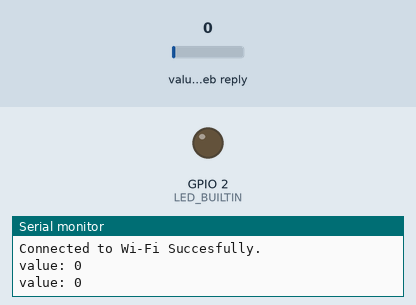
Recording of a sketch running on a simulated ESP8266 (NodeMCU). Shown: output pins drawn as LEDs (lit = HIGH, except the on-board LED, lit = LOW), the last lines printed to the serial monitor. The inputs (shaded band) are chosen by the test bench; at power-on: value in the web reply 0. WiFi joins after 1.5 s; servers stay silent unless stated; web services answer with replies made up by the test bench.

Above: at 9.4 s.
9.5 s: value in the web reply set to 2
At 12.2 s:
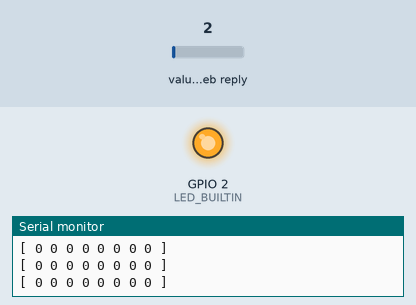
Timing chart, 0 to 20.0 s (numbered marks = the images above; inputs shaded):
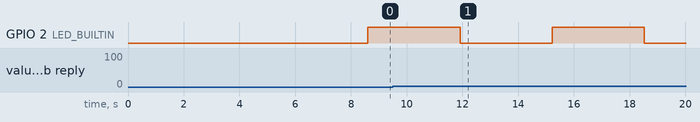

The sketch:

roomSwitch.ino.ino
```cpp
#include "ThingSpeak.h"
#include <ESP8266WiFi.h>
#include <math.h>

const char *ssid =  "Subhajyoti";     // replace with your wifi ssid and wpa2 key
const char *pass =  "917501205356";
int room[11][8] = { {0,0,0,0,0,0,0,0},
                    {0,0,0,0,0,0,0,0},
                    {0,0,0,0,0,0,0,0},
                    {0,0,0,0,0,0,0,0},
                    {0,0,0,0,0,0,0,0},
                    {0,0,0,0,0,0,0,0},
                    {0,0,0,0,0,0,0,0},
                    {0,0,0,0,0,0,0,0},
                    {0,0,0,0,0,0,0,0},
                    {0,0,0,0,0,0,0,0},
                    {0,0,0,0,0,0,0,0},
};
long prevValue = 0;
bool activeStatus = true;
WiFiClient  client;

//---------Channel Details---------//
unsigned long counterChannelNumber = 1270994;            // Channel ID
const char * myCounterReadAPIKey = "BO5WG0XEJ37JQI5C"; // Read API Key
const int FieldNumber1 = 1;  // The field you wish to read
//const int FieldNumber2 = 2;  // The field you wish to read
//-------------------------------//

void setup()
{
  Serial.begin(115200);
  WiFi.mode(WIFI_STA);
  ThingSpeak.begin(client);
  pinMode(LED_BUILTIN, OUTPUT);

}

void loop()
{
  //----------------- Network -----------------//
  if (WiFi.status() != WL_CONNECTED)
  {
    Serial.print("Connecting to ");
    Serial.print(ssid);
    Serial.println(" ....");
    while (WiFi.status() != WL_CONNECTED)
    {
      WiFi.begin(ssid, pass);
      delay(5000);
    }
    Serial.println("Connected to Wi-Fi Succesfully.");
  }
  //--------- End of Network connection--------//


  //---------------- Channel 1 ----------------//
  long value = ThingSpeak.readLongField(counterChannelNumber, FieldNumber1, myCounterReadAPIKey);
  long statusCode = ThingSpeak.getLastReadStatus();
  //------------Channel 1 value received------//


  if (statusCode == 200)
  {
    Serial.print("value: ");
    Serial.println(value);

    long rooms = value>>9;
    long onoff = value%2;
    long switches = value % (long)pow(2,9);
    switches = switches>>1;                       //exclude the onoff bit

    int i = 10;                                   //for keeping track of the room
    while(rooms>0){
      if(rooms%2 == 1){

        long temp = switches;
        int j = 7;                                //for keeping track of the switch
        while(temp>0){
          if(temp%2 == 1){
            room[i][j] = onoff;
          }
          temp = temp/2;
          j--;
        }
      }
      rooms = rooms/2;
      i--;
    }
//    Serial.println(room[0][0]);
    if(prevValue != value){
      for(i = 0; i<11; i++){
        Serial.print("[ ");
        for(int j=0; j<8; j++){
          Serial.print(room[i][j]);
          Serial.print(" ");
        }
        Serial.println("]");
      }
      prevValue = value;
    }
  }
  else
  {
    Serial.println("Unable to read channel / No internet connection");
  }
  activeStatus = !activeStatus;
  digitalWrite(LED_BUILTIN, activeStatus);
  delay(3000);
  //-------------- End of Channel 1 -------------//

//  //---------------- Channel 2 ----------------//
//  long humidity = ThingSpeak.readLongField(counterChannelNumber, FieldNumber2, myCounterReadAPIKey);
//  statusCode = ThingSpeak.getLastReadStatus();
//  if (statusCode == 200)
//  {
//    Serial.print("Humidity: ");
//    Serial.println(humidity);
//  }
//  else
//  {
//    Serial.println("Unable to read channel / No internet connection");
//  }
//  delay(100);
//  //-------------- End of Channel 2 -------------//
}
```
